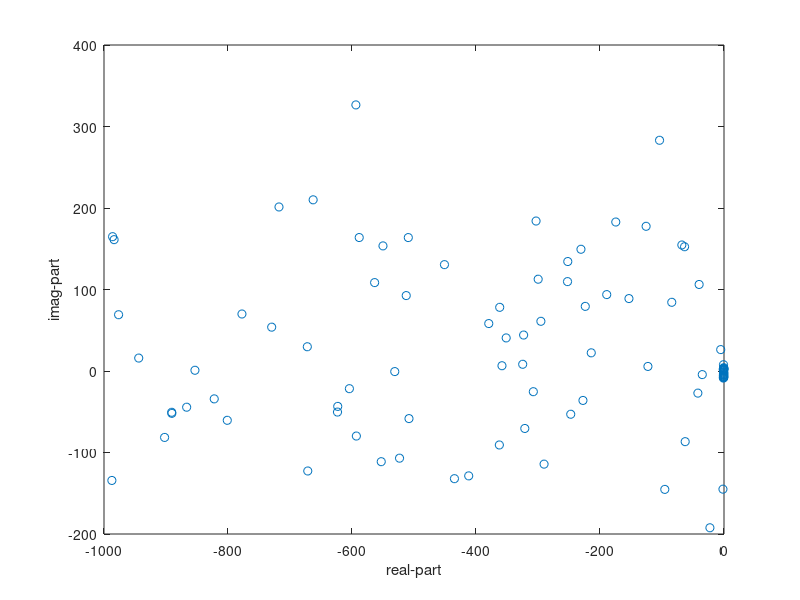

This figure's MATLAB source: (Note: this script raises an error after producing the figure.)
% quasiLogAxes() transforms the current 2D plot to a
% quasi-log axes (via asinh).  
% AJR, 25 Sep 2021 -- 20 May 2022
%!TEX root = doc.tex
%{
\section{\texttt{quasiLogAxes()}: transforms plot to quasi-log axes}
\label{sec:quasiLogAxes}
%\localtableofcontents

This function rescales and labels the axes of the current
2D~plot.  The aim is to effectively show the complex
spectrum of multiscale systems such as the patch scheme. 
The eigenvalues are over a wide rab=nge of magnitudes, but
are signed.  So we use a nonlinear asinh transformation of
the axes, and then label the axes with reasonable ticks.

Herein \verb|x,y| denotes the original data scale, and
\verb|h,v| denotes nonlinearly transformed quantities.
\begin{matlab}
%}
function quasiLogAxes(handle,xScale,yScale)
%{
\end{matlab}
\paragraph{Input} 
\begin{itemize}
\item \verb|handle|: handle to your plot to transform, for
example, obtained by \verb|handle=plot(...)|
\item \verb|xScale| (optional, default~1): let \(x\) denote
every horizontal coordinate, then transform the plot-data
with the \(\text{asinh}()\) function so that
\begin{itemize}
\item for \(|x|\lesssim x_{\text{scale}}\) the horizontal
axis scaling is approximately linear, whereas
\item for \(|x|\gtrsim x_{\text{scale}}\) the horizontal
axis scaling is approximately signed-logarithmic.
\end{itemize}
\item \verb|yScale| (optional, default~1): corresponds to
\verb|xScale| for the vertical axis scaling.
\item axis limits (optional): if the axis limits of the plot
do not 'fit' the plot data, then we assume you have set the
axis limits, in which case these limits are used (horizontal
and vertical are considered separately).
\end{itemize}

\paragraph{Example}
If invoked with no arguments, then execute an example.
\begin{matlab}
%}
if nargin==0  
   % first generate your data
   n=99;  fast=(rand(n,1)<0.8);
   z = -rand(n,1).*(1+1e3*fast)+1i*randn(n,1).*(5+1e2*fast);
   % second plot data and transform axes
   handle = plot(real(z),imag(z),'o');
   xlabel('real-part'), ylabel('imag-part')
   quasiLogAxes(handle,1,10);
   return
end% example
%{
\end{matlab}


Default values for scaling.
\begin{matlab}
%}
if nargin<3, yScale=1; end
if nargin<2, xScale=1; end
%{
\end{matlab}

\paragraph{Output} None, just the transformed plot.

\begin{devMan}
Get current limits of the plot so we can attempt to detect 
if a user has set some limits that we should keep.
\begin{matlab}
%}
lims0=axis;
%{
\end{matlab}

Scale the plot data in the 2D~plot \verb|handle|. Give an
error if it appears that the plot-data has already been
transformed.
\begin{matlab}
%}
for k=1:length(handle)
    assert(~strcmp(handle(k).UserData,'quasiLogAxes'), ...
       'Replot graph, as it appears plot data is already transformed')
    handle(k).XData = asinh(handle(k).XData/xScale);
    handle(k).YData = asinh(handle(k).YData/yScale);
    handle(k).UserData = 'quasiLogAxes';
end%for
lims0=asinh([ lims0(1:2)/xScale lims0(3:4)/yScale ]);
%{
\end{matlab}
Get limits of nonlinearly transformed data, and reset with
4\%~padding around all margins---crude but serviceable.
\begin{matlab}
%}
axis tight; lims=axis; 
dl=0.04*diff(lims);  %dl(abs(dl)<4e-5) = 1;
lims = lims+[-dl(1) +dl(1) -dl(3) +dl(3)];
%{
\end{matlab}
But if the range is too different from the original, then
restore the original.  Then set the limits.
\begin{matlab}
%}
dl=diff(lims); dl0=diff(lims0);
for k=[1 3], if dl(k)<0.5*dl0(k) | dl(k)>2*dl0(k), 
    lims(k:k+1)=lims0(k:k+1);
end, end
axis(lims)
%{
\end{matlab}

\paragraph{Horizontal scaling}
Get the order of magnitude of the horizontal data.
\begin{matlab}
%}
hmax=max(abs(lims(1:2)));
hmag=floor(log10(xScale*sinh(hmax)));
%{
\end{matlab}
Form a range of ticks, geometrically spaced, trim off the
small values that would be too dense near zero (omit those
within 6\% of \verb|hmax|).
\begin{matlab}
%}
ticks=10.^(hmag+(-7:0));
j=find(ticks>xScale*sinh(0.06*hmax));
nj=length(j);
if nj<3,     ticks=[1;2;5]*ticks(j);
elseif nj<5, ticks=[1;3]*ticks(j);
else         ticks=ticks(j);
end
ticks=sort([0;ticks(:);-ticks(:)]);
%{
\end{matlab}
Set the ticks in place according to the transformation.
Getting the `parent' gives the axes of the plot~(gca).
\begin{matlab}
%}
theaxes = get(handle(1),'parent');
set(theaxes,'Xtick',asinh(ticks/xScale) ...
    ,'XtickLabel',cellstr(num2str(ticks,4)) ...
    ,'XTickLabelRotation',40)
%{
\end{matlab}

\paragraph{Vertical scaling}
Do the same for the vertical axis.
\begin{matlab}
%}
vmax=max(abs(lims(3:4)));
vmag=floor(log10(yScale*sinh(vmax)));
ticks=10.^(vmag+(-7:0));
j=find(ticks>yScale*sinh(0.06*vmax));
nj=length(j);
if nj<3,     ticks=[1;2;5]*ticks(j);
elseif nj<5, ticks=[1;3]*ticks(j);
else         ticks=ticks(j);
end
ticks=sort([0;ticks(:);-ticks(:)]);
set(theaxes,'Ytick',asinh(ticks/yScale) ...
    ,'YtickLabel',cellstr(num2str(ticks,4)))
%{
\end{matlab}

Turn the grid on by default.
\begin{matlab}
%}
grid on
%{
\end{matlab}
\end{devMan}
%}
